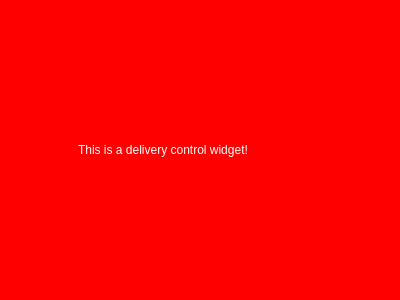
<?xml version="1.0" encoding="UTF-8"?>
<ui version="4.0">
 <class>DeliveryControl</class>
 <widget class="QWidget" name="DeliveryControl">
  <property name="geometry">
   <rect>
    <x>0</x>
    <y>0</y>
    <width>400</width>
    <height>300</height>
   </rect>
  </property>
  <property name="windowTitle">
   <string>Form</string>
  </property>
  <property name="styleSheet">
   <string notr="true">background-color: red;
color: white;
</string>
  </property>
  <widget class="QLabel" name="label">
   <property name="geometry">
    <rect>
     <x>78</x>
     <y>140</y>
     <width>261</width>
     <height>20</height>
    </rect>
   </property>
   <property name="text">
    <string>This is a delivery control widget!</string>
   </property>
  </widget>
 </widget>
 <resources/>
 <connections/>
</ui>
